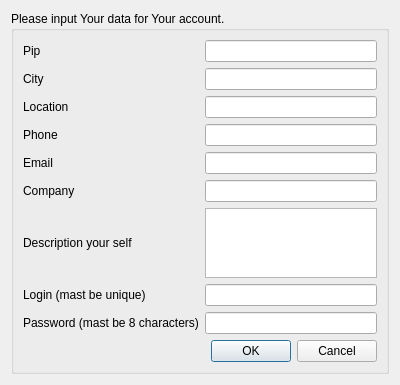
<?xml version="1.0" encoding="UTF-8"?>
<ui version="4.0">
 <class>AccountCreateWindow</class>
 <widget class="QDialog" name="AccountCreateWindow">
  <property name="geometry">
   <rect>
    <x>0</x>
    <y>0</y>
    <width>400</width>
    <height>365</height>
   </rect>
  </property>
  <property name="windowTitle">
   <string>Dialog</string>
  </property>
  <layout class="QGridLayout" name="gridLayout_2">
   <item row="0" column="0" rowspan="2" colspan="2">
    <widget class="QGroupBox" name="groupBox">
     <property name="title">
      <string>Please input Your data for Your account.</string>
     </property>
     <layout class="QGridLayout" name="gridLayout">
      <item row="2" column="1">
       <widget class="QLineEdit" name="le_location"/>
      </item>
      <item row="0" column="1">
       <widget class="QLineEdit" name="le_pip"/>
      </item>
      <item row="7" column="0">
       <widget class="QLabel" name="l_login">
        <property name="text">
         <string>Login (mast be unique)</string>
        </property>
       </widget>
      </item>
      <item row="4" column="1">
       <widget class="QLineEdit" name="le_email"/>
      </item>
      <item row="8" column="1">
       <widget class="QLineEdit" name="le_password"/>
      </item>
      <item row="5" column="0">
       <widget class="QLabel" name="l_company">
        <property name="text">
         <string>Company</string>
        </property>
       </widget>
      </item>
      <item row="7" column="1">
       <widget class="QLineEdit" name="le_login"/>
      </item>
      <item row="6" column="0">
       <widget class="QLabel" name="l_description">
        <property name="text">
         <string>Description your self</string>
        </property>
       </widget>
      </item>
      <item row="5" column="1">
       <widget class="QLineEdit" name="le_company"/>
      </item>
      <item row="3" column="1">
       <widget class="QLineEdit" name="le_phone"/>
      </item>
      <item row="2" column="0">
       <widget class="QLabel" name="l_location">
        <property name="text">
         <string>Location</string>
        </property>
       </widget>
      </item>
      <item row="1" column="0">
       <widget class="QLabel" name="l_city">
        <property name="text">
         <string>City</string>
        </property>
       </widget>
      </item>
      <item row="0" column="0">
       <widget class="QLabel" name="l_pip">
        <property name="text">
         <string>Pip</string>
        </property>
       </widget>
      </item>
      <item row="3" column="0">
       <widget class="QLabel" name="l_phone">
        <property name="text">
         <string>Phone</string>
        </property>
       </widget>
      </item>
      <item row="1" column="1">
       <widget class="QLineEdit" name="le_city"/>
      </item>
      <item row="4" column="0">
       <widget class="QLabel" name="l_email">
        <property name="text">
         <string>Email</string>
        </property>
       </widget>
      </item>
      <item row="8" column="0">
       <widget class="QLabel" name="l_password">
        <property name="text">
         <string>Password (mast be 8 characters)</string>
        </property>
       </widget>
      </item>
      <item row="9" column="0" colspan="2">
       <widget class="QDialogButtonBox" name="bb">
        <property name="orientation">
         <enum>Qt::Horizontal</enum>
        </property>
        <property name="standardButtons">
         <set>QDialogButtonBox::Cancel|QDialogButtonBox::Ok</set>
        </property>
       </widget>
      </item>
      <item row="6" column="1">
       <widget class="QTextEdit" name="te_description">
        <property name="minimumSize">
         <size>
          <width>48</width>
          <height>0</height>
         </size>
        </property>
       </widget>
      </item>
     </layout>
    </widget>
   </item>
  </layout>
 </widget>
 <resources/>
 <connections>
  <connection>
   <sender>bb</sender>
   <signal>accepted()</signal>
   <receiver>AccountCreateWindow</receiver>
   <slot>accept()</slot>
   <hints>
    <hint type="sourcelabel">
     <x>248</x>
     <y>254</y>
    </hint>
    <hint type="destinationlabel">
     <x>157</x>
     <y>274</y>
    </hint>
   </hints>
  </connection>
  <connection>
   <sender>bb</sender>
   <signal>rejected()</signal>
   <receiver>AccountCreateWindow</receiver>
   <slot>reject()</slot>
   <hints>
    <hint type="sourcelabel">
     <x>316</x>
     <y>260</y>
    </hint>
    <hint type="destinationlabel">
     <x>286</x>
     <y>274</y>
    </hint>
   </hints>
  </connection>
 </connections>
</ui>
